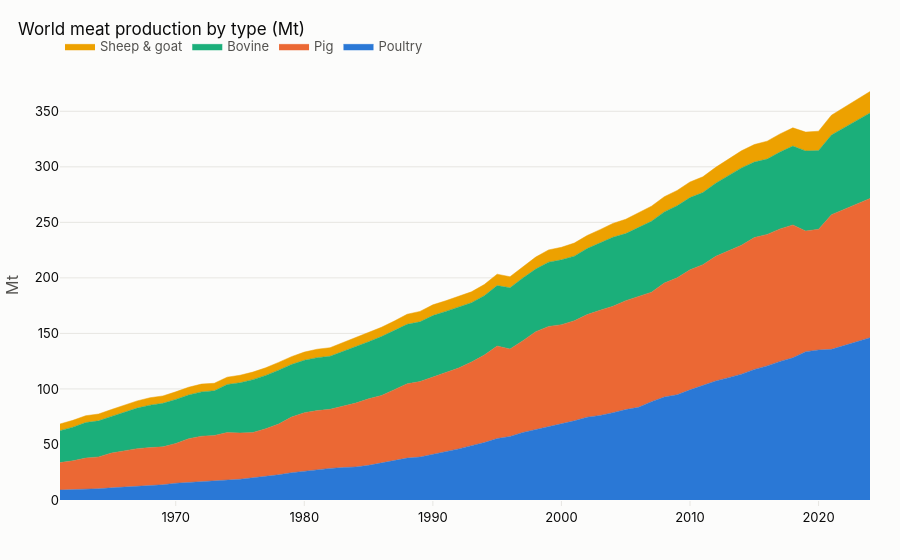

Here is the notebook cell this chart was saved with:
### Markdown cell above
#### Q06. How has world meat production shifted between poultry, pig, bovine and sheep/goat meat?

```sql
-- Q06 How has world meat production shifted between poultry, pig, bovine and sheep/goat meat?
SELECT i.item, o.year, o.value / 1e6 AS production_mt
FROM observation o JOIN dim_item i ON i.domain = o.domain AND i.item_code = o.item_code
WHERE o.domain = 'QCL' AND o.area_code = 5000 AND o.element_code = 5510
  AND o.item_code IN ('1806', '1808', '1035', '1807')
ORDER BY i.item, o.year;
```

### Code cell
global_meat_production = answer("q06_global_meat_production")
